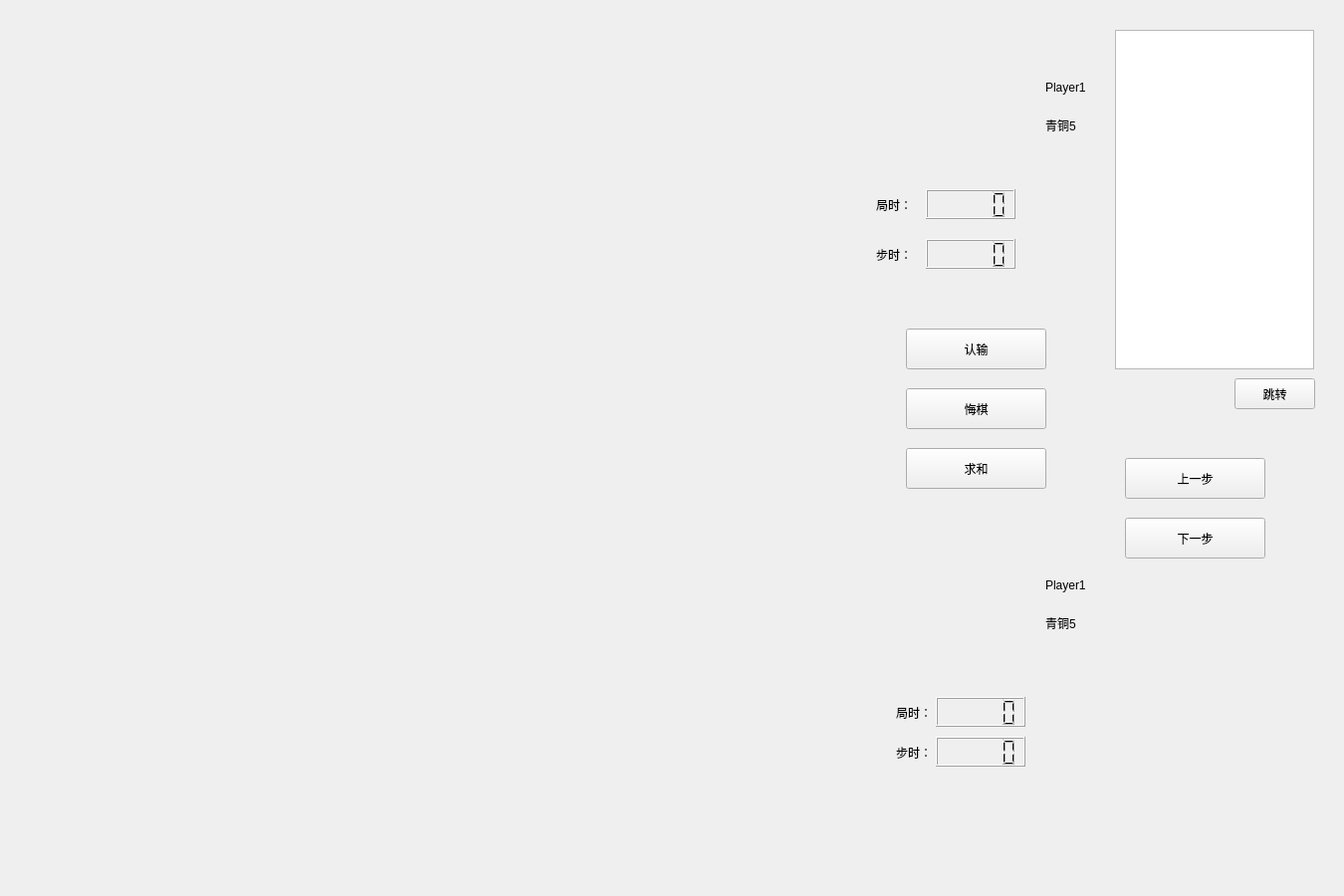
<?xml version="1.0" encoding="UTF-8"?>
<ui version="4.0">
 <class>RecordGame</class>
 <widget class="QWidget" name="RecordGame">
  <property name="geometry">
   <rect>
    <x>0</x>
    <y>0</y>
    <width>1350</width>
    <height>900</height>
   </rect>
  </property>
  <property name="windowTitle">
   <string>Form</string>
  </property>
  <widget class="QLabel" name="label_2">
   <property name="geometry">
    <rect>
     <x>880</x>
     <y>200</y>
     <width>54</width>
     <height>12</height>
    </rect>
   </property>
   <property name="text">
    <string>局时：</string>
   </property>
  </widget>
  <widget class="QLabel" name="P2_Name">
   <property name="geometry">
    <rect>
     <x>1050</x>
     <y>580</y>
     <width>61</width>
     <height>16</height>
    </rect>
   </property>
   <property name="text">
    <string>Player1</string>
   </property>
  </widget>
  <widget class="QLCDNumber" name="P2_GameTime">
   <property name="geometry">
    <rect>
     <x>940</x>
     <y>700</y>
     <width>90</width>
     <height>30</height>
    </rect>
   </property>
  </widget>
  <widget class="QLabel" name="P1_rank">
   <property name="geometry">
    <rect>
     <x>1050</x>
     <y>120</y>
     <width>54</width>
     <height>12</height>
    </rect>
   </property>
   <property name="text">
    <string>青铜5</string>
   </property>
  </widget>
  <widget class="QLabel" name="P1_Name">
   <property name="geometry">
    <rect>
     <x>1050</x>
     <y>80</y>
     <width>61</width>
     <height>16</height>
    </rect>
   </property>
   <property name="text">
    <string>Player1</string>
   </property>
  </widget>
  <widget class="QLabel" name="label_3">
   <property name="geometry">
    <rect>
     <x>880</x>
     <y>250</y>
     <width>54</width>
     <height>12</height>
    </rect>
   </property>
   <property name="text">
    <string>步时：</string>
   </property>
  </widget>
  <widget class="QLabel" name="P2_Flag">
   <property name="geometry">
    <rect>
     <x>820</x>
     <y>680</y>
     <width>52</width>
     <height>100</height>
    </rect>
   </property>
   <property name="text">
    <string/>
   </property>
   <property name="pixmap">
    <pixmap resource="resource.qrc">:/resource/flag.png</pixmap>
   </property>
  </widget>
  <widget class="QLabel" name="P2_Portrait">
   <property name="geometry">
    <rect>
     <x>920</x>
     <y>560</y>
     <width>100</width>
     <height>100</height>
    </rect>
   </property>
   <property name="text">
    <string/>
   </property>
   <property name="pixmap">
    <pixmap>:/pic/resource/bk.jpg</pixmap>
   </property>
  </widget>
  <widget class="QPushButton" name="Summation">
   <property name="geometry">
    <rect>
     <x>910</x>
     <y>450</y>
     <width>141</width>
     <height>41</height>
    </rect>
   </property>
   <property name="text">
    <string>求和</string>
   </property>
  </widget>
  <widget class="QListWidget" name="RecordBox">
   <property name="geometry">
    <rect>
     <x>1120</x>
     <y>30</y>
     <width>200</width>
     <height>341</height>
    </rect>
   </property>
  </widget>
  <widget class="QLabel" name="label_10">
   <property name="geometry">
    <rect>
     <x>900</x>
     <y>750</y>
     <width>54</width>
     <height>12</height>
    </rect>
   </property>
   <property name="text">
    <string>步时：</string>
   </property>
  </widget>
  <widget class="QLabel" name="P1_check">
   <property name="geometry">
    <rect>
     <x>800</x>
     <y>80</y>
     <width>80</width>
     <height>80</height>
    </rect>
   </property>
   <property name="text">
    <string/>
   </property>
   <property name="pixmap">
    <pixmap resource="resource.qrc">:/Piece/bshuai.png</pixmap>
   </property>
  </widget>
  <widget class="QLabel" name="P1_Flag">
   <property name="geometry">
    <rect>
     <x>810</x>
     <y>170</y>
     <width>52</width>
     <height>100</height>
    </rect>
   </property>
   <property name="layoutDirection">
    <enum>Qt::LeftToRight</enum>
   </property>
   <property name="text">
    <string/>
   </property>
   <property name="pixmap">
    <pixmap resource="resource.qrc">:/resource/flag.png</pixmap>
   </property>
  </widget>
  <widget class="QLabel" name="P2_check">
   <property name="geometry">
    <rect>
     <x>810</x>
     <y>580</y>
     <width>80</width>
     <height>80</height>
    </rect>
   </property>
   <property name="text">
    <string/>
   </property>
   <property name="pixmap">
    <pixmap resource="resource.qrc">:/Piece/rshuai.png</pixmap>
   </property>
  </widget>
  <widget class="QPushButton" name="AdaimDefeat">
   <property name="geometry">
    <rect>
     <x>910</x>
     <y>330</y>
     <width>141</width>
     <height>41</height>
    </rect>
   </property>
   <property name="text">
    <string>认输</string>
   </property>
  </widget>
  <widget class="QLCDNumber" name="P2_StepTime">
   <property name="geometry">
    <rect>
     <x>940</x>
     <y>740</y>
     <width>90</width>
     <height>30</height>
    </rect>
   </property>
  </widget>
  <widget class="QLabel" name="P1_Portrait">
   <property name="geometry">
    <rect>
     <x>920</x>
     <y>60</y>
     <width>100</width>
     <height>100</height>
    </rect>
   </property>
   <property name="text">
    <string/>
   </property>
   <property name="pixmap">
    <pixmap>:/pic/resource/bk.jpg</pixmap>
   </property>
  </widget>
  <widget class="QLCDNumber" name="P1_StepTime">
   <property name="geometry">
    <rect>
     <x>930</x>
     <y>240</y>
     <width>90</width>
     <height>30</height>
    </rect>
   </property>
  </widget>
  <widget class="QPushButton" name="RegretChess">
   <property name="geometry">
    <rect>
     <x>910</x>
     <y>390</y>
     <width>141</width>
     <height>41</height>
    </rect>
   </property>
   <property name="text">
    <string>悔棋</string>
   </property>
  </widget>
  <widget class="QLCDNumber" name="P1_GameTime">
   <property name="geometry">
    <rect>
     <x>930</x>
     <y>190</y>
     <width>90</width>
     <height>30</height>
    </rect>
   </property>
  </widget>
  <widget class="QLabel" name="P2_rank">
   <property name="geometry">
    <rect>
     <x>1050</x>
     <y>620</y>
     <width>54</width>
     <height>12</height>
    </rect>
   </property>
   <property name="text">
    <string>青铜5</string>
   </property>
  </widget>
  <widget class="QLabel" name="label_9">
   <property name="geometry">
    <rect>
     <x>900</x>
     <y>710</y>
     <width>54</width>
     <height>12</height>
    </rect>
   </property>
   <property name="text">
    <string>局时：</string>
   </property>
  </widget>
  <widget class="QPushButton" name="GoTo">
   <property name="geometry">
    <rect>
     <x>1240</x>
     <y>380</y>
     <width>81</width>
     <height>31</height>
    </rect>
   </property>
   <property name="text">
    <string>跳转</string>
   </property>
  </widget>
  <widget class="QPushButton" name="lastStep">
   <property name="geometry">
    <rect>
     <x>1130</x>
     <y>460</y>
     <width>141</width>
     <height>41</height>
    </rect>
   </property>
   <property name="text">
    <string>上一步</string>
   </property>
  </widget>
  <widget class="QPushButton" name="nextStep">
   <property name="geometry">
    <rect>
     <x>1130</x>
     <y>520</y>
     <width>141</width>
     <height>41</height>
    </rect>
   </property>
   <property name="text">
    <string>下一步</string>
   </property>
  </widget>
 </widget>
 <resources>
  <include location="resource.qrc"/>
 </resources>
 <connections/>
</ui>
